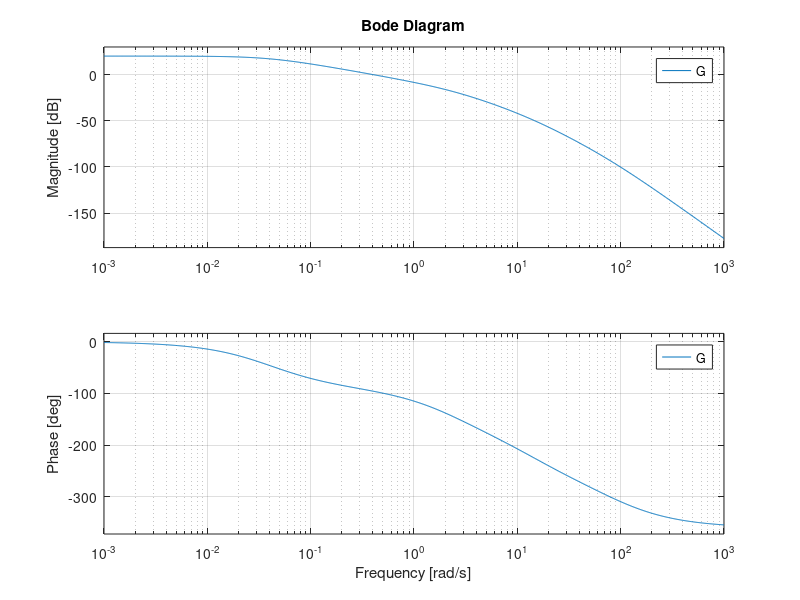
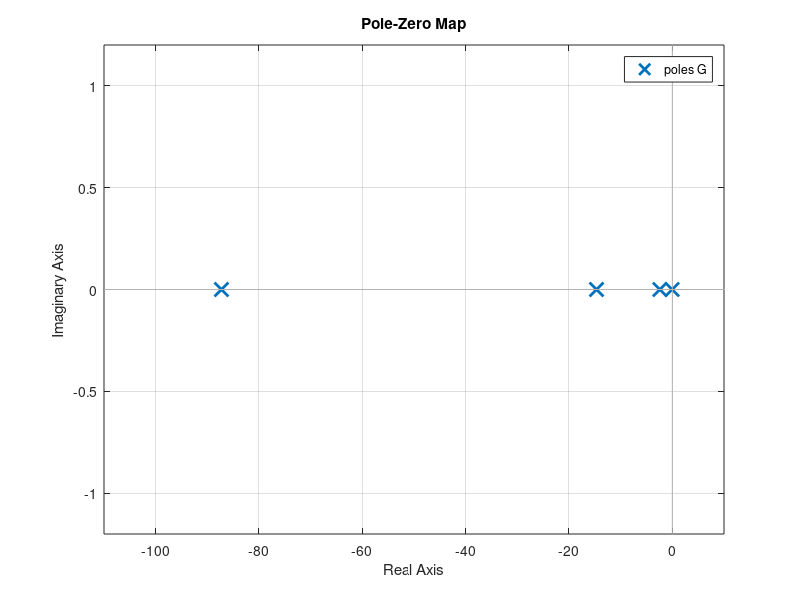
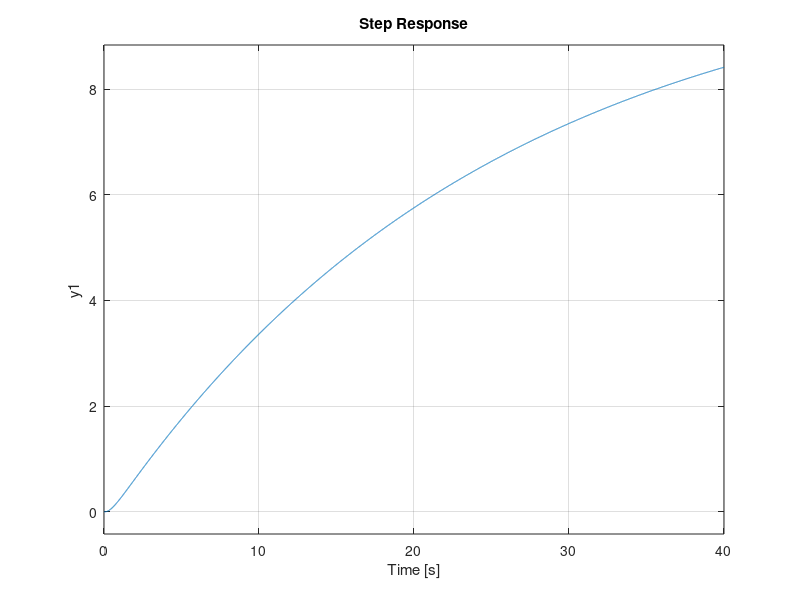

Reproduce these figures in MATLAB, in order.
clear; close all; clc; 
% DATI

% SISTEMA MECCANICO

r1 = 0.45 * 10^-2;          % raggio interno puleggia (metri)
r2 = 4.5 * 10^-2;           % raggio esterno puleggia (metri)
J = 2 * 10^-4;              % inerzia (kg*m^2)
m = 10 * 10^-3;             % massa (kilogrammi)
beta = 1.6;                 % coefficiente smorzatore (N * s / m)
g = 9.81;                   % accelerazione di gravità (m / s^2)

% SISTEMA DI RISCALDAMENTO

l = 15 * 10^-2;             % lunghezza filo (metri)
d = 0.2 * 10^-3;            % diametro filo (metri)
Cth = 25.1 * 10^-3;         % capacità termica (J/K)
Re = 4.8;                   % resistenza elettrica (ohm)
Le = 55 * 10^-3;            % induttanza (H)
    
    % Cella di Peltier
    Rth = 16.7;             % resistenza termica (ohm)
    Tp = 15+273.15;         % temperatura cella (Kelvin)

    % Convezione con l'ambiente
    h = 6.55;               % coefficiente di convezione (W / (m^2 * K))
    S = pi * d * l;         % superficie cilindrica (m^2)
    Tamb = 24+273.15;       % temperatura ambiente (Kelvin)

% ATTUATORE SMA

K_max = 3.92 * 10^3;        % (N/m)
Tavg = 70+273.15;           % (Kelvin)
Tdiff = 20;                 % (gradi)
dl_max = 0.6 * 10^-2;       % deformazione filo, 96% di l (metri)
c = 6.2;                    % costante

z_star = 4.2 * 10^-2;       % quota desiderata (metri)


% STATI DI EQUILIBRIO

K_star = (m * g * r2) / (r1 * (dl_max - (r1/r2) * z_star));

x2_e = Tavg + (Tdiff/c) * log(K_star / (K_max - K_star));
x1_e = sqrt((1 / Re) * (h * S * (x2_e - Tamb) + (1 / Rth) * (x2_e - Tp)));

% K linearizzato in x2_e

K_x2_e = K_max * (1 - 1 / (1 + exp(c * (x2_e - Tavg) / Tdiff)));

% derivata parziale di K

derivata_parziale_K = ((c * K_max) / Tdiff) * ((exp(c * ((x2_e - Tavg) / Tdiff))) / (1 + exp(c * ((x2_e - Tavg) / Tdiff)))^2);

% MATRICI

A_1_1 = -Re / Le;

A_2_1 = ((2 * Re) / Cth) * x1_e;

A_2_2 = (-1 / Cth) * (h * S + 1 / Rth);

A_4_2 = ((r1 * (dl_max - (r1/r2) * z_star)) / (r2 * (m + J / r2^2))) * derivata_parziale_K;

A_4_3 = (-r1^2 / r2^2 * (m + J / r2^2)) * K_x2_e;

A_4_4 = -beta / (m + J / r2^2);

A = [A_1_1     0       0      0;
     A_2_1   A_2_2     0      0;
       0       0       0      1;
       0     A_4_2   A_4_3  A_4_4];


B = [1/Le;
     0;
     0;
     0];


C = [0 0 1 0];


D = 0;

pippo = ss(A,B,C,D);

G = tf(pippo);

figure Name Bode_G;
bode(G);
grid on;

figure Name pz_G;
pzmap(G);
grid on;

figure Name step_G;
step(G);
grid on;
